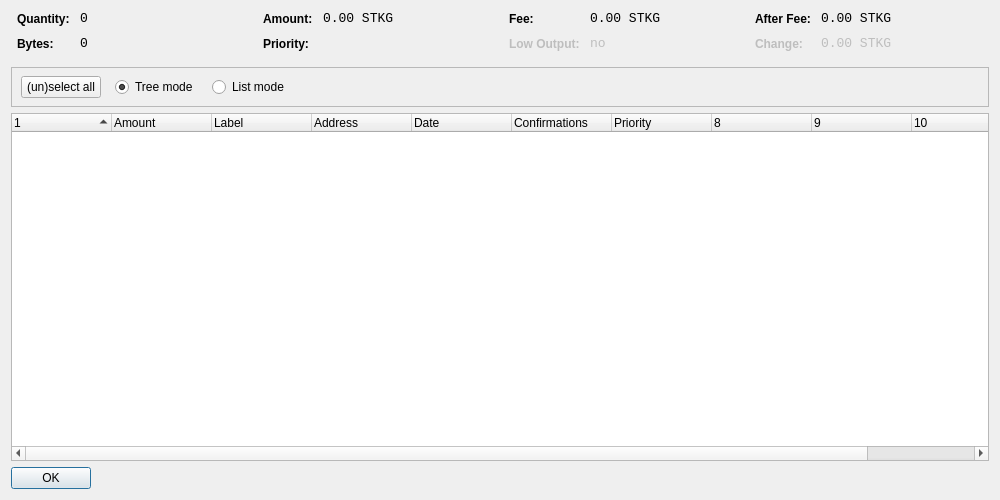
<?xml version="1.0" encoding="UTF-8"?>
<ui version="4.0">
 <class>CoinControlDialog</class>
 <widget class="QDialog" name="CoinControlDialog">
  <property name="geometry">
   <rect>
    <x>0</x>
    <y>0</y>
    <width>1000</width>
    <height>500</height>
   </rect>
  </property>
  <property name="windowTitle">
   <string>Coin Control</string>
  </property>
  <layout class="QVBoxLayout" name="verticalLayout">
   <item>
    <layout class="QHBoxLayout" name="horizontalLayoutTop" stretch="0,0,0,0">
     <property name="topMargin">
      <number>0</number>
     </property>
     <property name="bottomMargin">
      <number>10</number>
     </property>
     <item>
      <layout class="QFormLayout" name="formLayoutCoinControl1">
       <property name="horizontalSpacing">
        <number>10</number>
       </property>
       <property name="verticalSpacing">
        <number>10</number>
       </property>
       <property name="leftMargin">
        <number>6</number>
       </property>
       <property name="rightMargin">
        <number>6</number>
       </property>
       <item row="0" column="0">
        <widget class="QLabel" name="labelCoinControlQuantityText">
         <property name="styleSheet">
          <string notr="true">font-weight:bold;</string>
         </property>
         <property name="text">
          <string>Quantity:</string>
         </property>
        </widget>
       </item>
       <item row="0" column="1">
        <widget class="QLabel" name="labelCoinControlQuantity">
         <property name="font">
          <font>
           <family>Monospace</family>
           <pointsize>10</pointsize>
          </font>
         </property>
         <property name="cursor">
          <cursorShape>IBeamCursor</cursorShape>
         </property>
         <property name="contextMenuPolicy">
          <enum>Qt::ActionsContextMenu</enum>
         </property>
         <property name="text">
          <string notr="true">0</string>
         </property>
         <property name="textInteractionFlags">
          <set>Qt::LinksAccessibleByMouse|Qt::TextSelectableByKeyboard|Qt::TextSelectableByMouse</set>
         </property>
        </widget>
       </item>
       <item row="1" column="0">
        <widget class="QLabel" name="labelCoinControlBytesText">
         <property name="styleSheet">
          <string notr="true">font-weight:bold;</string>
         </property>
         <property name="text">
          <string>Bytes:</string>
         </property>
        </widget>
       </item>
       <item row="1" column="1">
        <widget class="QLabel" name="labelCoinControlBytes">
         <property name="font">
          <font>
           <family>Monospace</family>
           <pointsize>10</pointsize>
          </font>
         </property>
         <property name="cursor">
          <cursorShape>IBeamCursor</cursorShape>
         </property>
         <property name="contextMenuPolicy">
          <enum>Qt::ActionsContextMenu</enum>
         </property>
         <property name="text">
          <string notr="true">0</string>
         </property>
         <property name="textInteractionFlags">
          <set>Qt::LinksAccessibleByMouse|Qt::TextSelectableByKeyboard|Qt::TextSelectableByMouse</set>
         </property>
        </widget>
       </item>
      </layout>
     </item>
     <item>
      <layout class="QFormLayout" name="formLayoutCoinControl2">
       <property name="horizontalSpacing">
        <number>10</number>
       </property>
       <property name="verticalSpacing">
        <number>10</number>
       </property>
       <property name="leftMargin">
        <number>6</number>
       </property>
       <property name="rightMargin">
        <number>6</number>
       </property>
       <item row="0" column="0">
        <widget class="QLabel" name="labelCoinControlAmountText">
         <property name="styleSheet">
          <string notr="true">font-weight:bold;</string>
         </property>
         <property name="text">
          <string>Amount:</string>
         </property>
        </widget>
       </item>
       <item row="0" column="1">
        <widget class="QLabel" name="labelCoinControlAmount">
         <property name="font">
          <font>
           <family>Monospace</family>
           <pointsize>10</pointsize>
          </font>
         </property>
         <property name="cursor">
          <cursorShape>IBeamCursor</cursorShape>
         </property>
         <property name="contextMenuPolicy">
          <enum>Qt::ActionsContextMenu</enum>
         </property>
         <property name="text">
          <string notr="true">0.00 STKG</string>
         </property>
         <property name="textInteractionFlags">
          <set>Qt::LinksAccessibleByMouse|Qt::TextSelectableByKeyboard|Qt::TextSelectableByMouse</set>
         </property>
        </widget>
       </item>
       <item row="1" column="0">
        <widget class="QLabel" name="labelCoinControlPriorityText">
         <property name="styleSheet">
          <string notr="true">font-weight:bold;</string>
         </property>
         <property name="text">
          <string>Priority:</string>
         </property>
        </widget>
       </item>
       <item row="1" column="1">
        <widget class="QLabel" name="labelCoinControlPriority">
         <property name="font">
          <font>
           <family>Monospace</family>
           <pointsize>10</pointsize>
          </font>
         </property>
         <property name="cursor">
          <cursorShape>IBeamCursor</cursorShape>
         </property>
         <property name="contextMenuPolicy">
          <enum>Qt::ActionsContextMenu</enum>
         </property>
         <property name="text">
          <string/>
         </property>
         <property name="textInteractionFlags">
          <set>Qt::LinksAccessibleByMouse|Qt::TextSelectableByKeyboard|Qt::TextSelectableByMouse</set>
         </property>
        </widget>
       </item>
      </layout>
     </item>
     <item>
      <layout class="QFormLayout" name="formLayoutCoinControl3">
       <property name="horizontalSpacing">
        <number>10</number>
       </property>
       <property name="verticalSpacing">
        <number>10</number>
       </property>
       <property name="leftMargin">
        <number>6</number>
       </property>
       <property name="rightMargin">
        <number>6</number>
       </property>
       <item row="0" column="0">
        <widget class="QLabel" name="labelCoinControlFeeText">
         <property name="styleSheet">
          <string notr="true">font-weight:bold;</string>
         </property>
         <property name="text">
          <string>Fee:</string>
         </property>
        </widget>
       </item>
       <item row="0" column="1">
        <widget class="QLabel" name="labelCoinControlFee">
         <property name="font">
          <font>
           <family>Monospace</family>
           <pointsize>10</pointsize>
          </font>
         </property>
         <property name="cursor">
          <cursorShape>IBeamCursor</cursorShape>
         </property>
         <property name="contextMenuPolicy">
          <enum>Qt::ActionsContextMenu</enum>
         </property>
         <property name="text">
          <string notr="true">0.00 STKG</string>
         </property>
         <property name="textInteractionFlags">
          <set>Qt::LinksAccessibleByMouse|Qt::TextSelectableByKeyboard|Qt::TextSelectableByMouse</set>
         </property>
        </widget>
       </item>
       <item row="1" column="0">
        <widget class="QLabel" name="labelCoinControlLowOutputText">
         <property name="enabled">
          <bool>false</bool>
         </property>
         <property name="styleSheet">
          <string notr="true">font-weight:bold;</string>
         </property>
         <property name="text">
          <string>Low Output:</string>
         </property>
        </widget>
       </item>
       <item row="1" column="1">
        <widget class="QLabel" name="labelCoinControlLowOutput">
         <property name="enabled">
          <bool>false</bool>
         </property>
         <property name="font">
          <font>
           <family>Monospace</family>
           <pointsize>10</pointsize>
          </font>
         </property>
         <property name="cursor">
          <cursorShape>IBeamCursor</cursorShape>
         </property>
         <property name="contextMenuPolicy">
          <enum>Qt::ActionsContextMenu</enum>
         </property>
         <property name="text">
          <string notr="true">no</string>
         </property>
         <property name="textInteractionFlags">
          <set>Qt::LinksAccessibleByMouse|Qt::TextSelectableByKeyboard|Qt::TextSelectableByMouse</set>
         </property>
        </widget>
       </item>
      </layout>
     </item>
     <item>
      <layout class="QFormLayout" name="formLayoutCoinControl4">
       <property name="horizontalSpacing">
        <number>10</number>
       </property>
       <property name="verticalSpacing">
        <number>10</number>
       </property>
       <property name="leftMargin">
        <number>6</number>
       </property>
       <property name="rightMargin">
        <number>6</number>
       </property>
       <item row="0" column="0">
        <widget class="QLabel" name="labelCoinControlAfterFeeText">
         <property name="styleSheet">
          <string notr="true">font-weight:bold;</string>
         </property>
         <property name="text">
          <string>After Fee:</string>
         </property>
        </widget>
       </item>
       <item row="0" column="1">
        <widget class="QLabel" name="labelCoinControlAfterFee">
         <property name="font">
          <font>
           <family>Monospace</family>
           <pointsize>10</pointsize>
          </font>
         </property>
         <property name="cursor">
          <cursorShape>IBeamCursor</cursorShape>
         </property>
         <property name="contextMenuPolicy">
          <enum>Qt::ActionsContextMenu</enum>
         </property>
         <property name="text">
          <string notr="true">0.00 STKG</string>
         </property>
         <property name="textInteractionFlags">
          <set>Qt::LinksAccessibleByMouse|Qt::TextSelectableByKeyboard|Qt::TextSelectableByMouse</set>
         </property>
        </widget>
       </item>
       <item row="1" column="0">
        <widget class="QLabel" name="labelCoinControlChangeText">
         <property name="enabled">
          <bool>false</bool>
         </property>
         <property name="styleSheet">
          <string notr="true">font-weight:bold;</string>
         </property>
         <property name="text">
          <string>Change:</string>
         </property>
        </widget>
       </item>
       <item row="1" column="1">
        <widget class="QLabel" name="labelCoinControlChange">
         <property name="enabled">
          <bool>false</bool>
         </property>
         <property name="font">
          <font>
           <family>Monospace</family>
           <pointsize>10</pointsize>
          </font>
         </property>
         <property name="cursor">
          <cursorShape>IBeamCursor</cursorShape>
         </property>
         <property name="contextMenuPolicy">
          <enum>Qt::ActionsContextMenu</enum>
         </property>
         <property name="text">
          <string notr="true">0.00 STKG</string>
         </property>
         <property name="textInteractionFlags">
          <set>Qt::LinksAccessibleByMouse|Qt::TextSelectableByKeyboard|Qt::TextSelectableByMouse</set>
         </property>
        </widget>
       </item>
      </layout>
     </item>
    </layout>
   </item>
   <item>
    <widget class="QFrame" name="frame">
     <property name="minimumSize">
      <size>
       <width>0</width>
       <height>40</height>
      </size>
     </property>
     <property name="frameShape">
      <enum>QFrame::StyledPanel</enum>
     </property>
     <property name="frameShadow">
      <enum>QFrame::Sunken</enum>
     </property>
     <widget class="QWidget" name="horizontalLayoutWidget">
      <property name="geometry">
       <rect>
        <x>10</x>
        <y>0</y>
        <width>781</width>
        <height>41</height>
       </rect>
      </property>
      <layout class="QHBoxLayout" name="horizontalLayoutPanel" stretch="0,0,0,0,0">
       <property name="spacing">
        <number>14</number>
       </property>
       <item>
        <widget class="QPushButton" name="pushButtonSelectAll">
         <property name="sizePolicy">
          <sizepolicy hsizetype="Maximum" vsizetype="Fixed">
           <horstretch>0</horstretch>
           <verstretch>0</verstretch>
          </sizepolicy>
         </property>
         <property name="text">
          <string>(un)select all</string>
         </property>
        </widget>
       </item>
       <item>
        <widget class="QRadioButton" name="radioTreeMode">
         <property name="sizePolicy">
          <sizepolicy hsizetype="Maximum" vsizetype="Fixed">
           <horstretch>0</horstretch>
           <verstretch>0</verstretch>
          </sizepolicy>
         </property>
         <property name="text">
          <string>Tree mode</string>
         </property>
         <property name="checked">
          <bool>true</bool>
         </property>
        </widget>
       </item>
       <item>
        <widget class="QRadioButton" name="radioListMode">
         <property name="sizePolicy">
          <sizepolicy hsizetype="Maximum" vsizetype="Fixed">
           <horstretch>0</horstretch>
           <verstretch>0</verstretch>
          </sizepolicy>
         </property>
         <property name="text">
          <string>List mode</string>
         </property>
        </widget>
       </item>
       <item>
        <spacer name="horizontalSpacer">
         <property name="orientation">
          <enum>Qt::Horizontal</enum>
         </property>
         <property name="sizeHint" stdset="0">
          <size>
           <width>40</width>
           <height>20</height>
          </size>
         </property>
        </spacer>
       </item>
      </layout>
     </widget>
    </widget>
   </item>
   <item>
    <widget class="CoinControlTreeWidget" name="treeWidget">
     <property name="contextMenuPolicy">
      <enum>Qt::CustomContextMenu</enum>
     </property>
     <property name="sortingEnabled">
      <bool>false</bool>
     </property>
     <property name="columnCount">
      <number>11</number>
     </property>
     <attribute name="headerShowSortIndicator" stdset="0">
      <bool>true</bool>
     </attribute>
     <attribute name="headerStretchLastSection">
      <bool>false</bool>
     </attribute>
     <column>
      <property name="text">
       <string/>
      </property>
     </column>
     <column>
      <property name="text">
       <string>Amount</string>
      </property>
     </column>
     <column>
      <property name="text">
       <string>Label</string>
      </property>
     </column>
     <column>
      <property name="text">
       <string>Address</string>
      </property>
     </column>
     <column>
      <property name="text">
       <string>Date</string>
      </property>
     </column>
     <column>
      <property name="text">
       <string>Confirmations</string>
      </property>
      <property name="toolTip">
       <string>Confirmed</string>
      </property>
     </column>
     <column>
      <property name="text">
       <string>Priority</string>
      </property>
     </column>
     <column>
      <property name="text">
       <string/>
      </property>
     </column>
     <column>
      <property name="text">
       <string/>
      </property>
     </column>
     <column>
      <property name="text">
       <string/>
      </property>
     </column>
     <column>
      <property name="text">
       <string/>
      </property>
     </column>
    </widget>
   </item>
   <item>
    <widget class="QDialogButtonBox" name="buttonBox">
     <property name="sizePolicy">
      <sizepolicy hsizetype="Maximum" vsizetype="Fixed">
       <horstretch>0</horstretch>
       <verstretch>0</verstretch>
      </sizepolicy>
     </property>
     <property name="orientation">
      <enum>Qt::Horizontal</enum>
     </property>
     <property name="standardButtons">
      <set>QDialogButtonBox::Ok</set>
     </property>
    </widget>
   </item>
  </layout>
 </widget>
 <customwidgets>
  <customwidget>
   <class>CoinControlTreeWidget</class>
   <extends>QTreeWidget</extends>
   <header>coincontroltreewidget.h</header>
  </customwidget>
 </customwidgets>
 <resources/>
 <connections/>
</ui>
